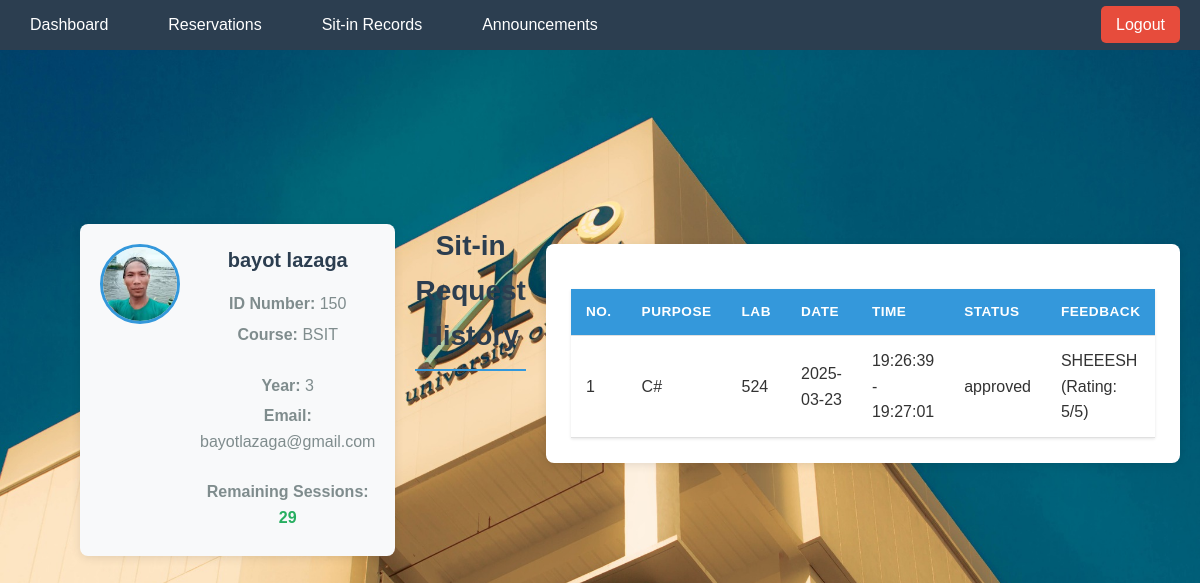
The app's page /student_sit_in_records.php (signed in) with its own data.
### tables this page shows
CREATE TABLE `users` (
  `idno` int(11) NOT NULL,
  `lastname` varchar(100) NOT NULL,
  `firstname` varchar(100) NOT NULL,
  `middlename` varchar(100) DEFAULT NULL,
  `course` varchar(50) NOT NULL,
  `year` varchar(10) NOT NULL,
  `email` varchar(150) NOT NULL,
  `username` varchar(100) NOT NULL,
  `password_hash` varchar(255) NOT NULL,
  `photo` varchar(255) DEFAULT 'default.png',
  `role` enum('admin','student') NOT NULL,
  `remaining_sessions` int(11) DEFAULT NULL
);

CREATE TABLE `sit_in_requests` (
  `id` int(11) NOT NULL,
  `student_id` int(11) NOT NULL,
  `lab_number` varchar(50) NOT NULL,
  `purpose` text NOT NULL,
  `status` enum('pending','approved','rejected','logged_out') DEFAULT 'pending',
  `feedback` text DEFAULT NULL,
  `subject_id` int(11) DEFAULT NULL,
  `is_active` tinyint(1) DEFAULT 0 COMMENT 'Flag to indicate if sit-in session is currently active',
  `start_time` datetime DEFAULT NULL COMMENT 'Time when the sit-in session started',
  `end_time` datetime DEFAULT NULL COMMENT 'Time when the sit-in session ended'
);

CREATE TABLE `subjects` (
  `id` int(11) NOT NULL,
  `subject_name` varchar(100) NOT NULL,
  `lab_number` varchar(50) NOT NULL,
  `date` date NOT NULL,
  `start_time` time NOT NULL,
  `end_time` time NOT NULL,
  `sessions` int(11) NOT NULL,
  `status` varchar(20) DEFAULT 'available'
);

### student_sit_in_records.php (the view, shortened to what this page needs)
<?php
$servername = "localhost";
$dbusername = "root";
$dbpassword = "";
$dbname = "my_database";
$conn = new mysqli($servername, $dbusername, $dbpassword, $dbname);
$student_id = $_SESSION['user_id'];
$sql = "SELECT r.id, r.subject_id, r.purpose, r.start_time, r.end_time, r.status,
        r.feedback, s.subject_name, s.lab_number
        FROM sit_in_requests r
        JOIN subjects s ON r.subject_id = s.id
        WHERE r.student_id = ? AND r.is_active = 0
        ORDER BY r.end_time DESC";
$stmt = $conn->prepare($sql);
$stmt->bind_param("s", $student_id);
$stmt->execute();
$result = $stmt->get_result();
?>
<!DOCTYPE html>
<html lang="en">
<head>
    <link rel="stylesheet" href="style.css">
</head>
<body>
<nav>
    <ul>
        <li><a href="home.php">Dashboard</a></li>
        <li><a href="reservations.php">Reservations</a></li>
        <li><a href="student_sit_in_records.php">Sit-in Records</a></li>
        <li><a href="announcements.php">Announcements</a></li>
    </ul>
    <div class="logout-container">
        <a href="logout.php">Logout</a>
    </div>
</nav>
<div class="container">
    <?php
    $userSql = "SELECT idno, firstname, lastname, username, email, course, photo, year
                FROM users
                WHERE idno = ?";
    $userStmt = $conn->prepare($userSql);
    $userStmt->bind_param("s", $student_id);
    $userStmt->execute();
    $userResult = $userStmt->get_result();
    $user = $userResult->fetch_assoc();
    $max_sessions = (in_array($user['course'], ['BSIT', 'BSCS'])) ? 30 : 15;
    $usedSql = "SELECT COUNT(*) as used FROM sit_in_requests WHERE student_id = ? AND status = 'approved'";
    $usedStmt = $conn->prepare($usedSql);
    $usedStmt->bind_param("s", $student_id);
    $usedStmt->execute();
    $usedResult = $usedStmt->get_result();
    $usedRow = $usedResult->fetch_assoc();
    $remaining_sessions = $max_sessions - $usedRow['used'];
    ?>
    <div style="display: flex; background-color: #f8f9fa; padding: 20px; border-radius: 8px; margin-bottom: 20px; box-shadow: 0 2px 10px rgba(0,0,0,0.1);">
        <div style="flex: 0 0 80px; margin-right: 20px;">
            <img src="<?php echo !empty($user['photo']) ? $user['photo'] : 'uploads/default.png'; ?>"
                 style="width: 80px; height: 80px; border-radius: 50%; object-fit: cover; border: 3px solid #3498db;"
                 alt="Profile Photo">
        </div>
        <div style="flex: 1;">
            <h2 style="margin: 0 0 10px 0; color: #2c3e50; font-size: 20px;">
                <?php echo htmlspecialchars($user['firstname'] . ' ' . $user['lastname']); ?>
            </h2>
            <div style="display: flex; flex-wrap: wrap; gap: 15px;">
                <div style="flex: 1; min-width: 150px;">
                    <p style="margin: 5px 0; color: #7f8c8d;"><strong>ID Number:</strong> <?php echo htmlspecialchars($user['idno']); ?></p>
                    <p style="margin: 5px 0; color: #7f8c8d;"><strong>Course:</strong> <?php echo htmlspecialchars($user['course']); ?></p>
                </div>
                <div style="flex: 1; min-width: 150px;">
                    <p style="margin: 5px 0; color: #7f8c8d;"><strong>Year:</strong> <?php echo htmlspecialchars($user['year']); ?></p>
                    <p style="margin: 5px 0; color: #7f8c8d;"><strong>Email:</strong> <?php echo htmlspecialchars($user['email']); ?></p>
                </div>
                <div style="flex: 1; min-width: 150px;">
                    <p style="margin: 5px 0; color: #7f8c8d;"><strong>Remaining Sessions:</strong> <span style="font-weight: bold; color: #27ae60;"><?php echo $remaining_sessions; ?></span></p>
                </div>
            </div>
        </div>
    </div>
    <h1>Sit-in Request History</h1>
    <div class="records-container">
        <?php if ($result->num_rows > 0): ?>
            <table class="records-table">
                <thead>
                    <tr>
                        <th>No.</th>
                        <th>Purpose</th>
                        <th>Lab</th>
                        <th>Date</th>
                        <th>Time</th>
                        <th>Status</th>
                        <th>Feedback</th>
                    </tr>
                </thead>
                <tbody>
                    <?php
                    $counter = 1;
                    while($row = $result->fetch_assoc()):
                    ?>
                    <tr>
                        <td><?php echo $counter++; ?></td>
                        <td><?php echo htmlspecialchars($row['purpose']); ?></td>
                        <td><?php echo htmlspecialchars($row['lab_number']); ?></td>
                        <td><?php echo date('Y-m-d', strtotime($row['end_time'])); ?></td>
                        <td><?php echo date('H:i:s', strtotime($row['start_time'])) . ' - ' . date('H:i:s', strtotime($row['end_time'])); ?></td>
                        <td><?php echo htmlspecialchars($row['status']); ?></td>
                        <td>
                            <?php if (!empty($row['feedback'])): ?>
                                <?php
                                $feedback = $row['feedback'];
                                echo htmlspecialchars($feedback);
                                ?>
                            <?php else: ?>
                                <button class="feedback-btn" onclick="openFeedbackModal(<?php echo $row['id']; ?>)">Provide Feedback</button>
                            <?php endif; ?>
                        </td>
                    </tr>
                    <?php endwhile; ?>
                </tbody>
            </table>
        <?php else: ?>
            <div class="no-records">
                <p>You don't have any completed sit-in sessions yet.</p>
            </div>
        <?php endif; ?>
    </div>
</div>
</body>
</html>

### style.css (style rules this page uses)
* { margin: 0; padding: 0; box-sizing: border-box; font-family: 'Poppins', sans-serif; }
body { font-family: Arial, sans-serif; background-color: #f4f4f4; margin: 0; padding: 0; text-align: left; display: block; }
nav { background: #2C3E50; width: 100%; padding: 12px 0; position: fixed; top: 0; left: 0; text-align: center; z-index: 1000; display: flex; justify-content: space-between; align-items: center; }
nav ul { list-style: none; padding: 0; margin: 0; display: flex; justify-content: center; }
nav ul li { margin: 0 15px; }
nav ul li a { text-decoration: none; color: white; font-size: 16px; padding: 10px 15px; transition: 0.3s; }
.logout-container { margin-right: 20px; }
.logout-container a { text-decoration: none; color: white; font-size: 16px; padding: 10px 15px; background: #e74c3c; border-radius: 5px; transition: 0.3s; }
body { background: url('ucmain.jpg') no-repeat center center fixed; background-size: cover; color: white; text-align: center; display: flex; flex-direction: column; align-items: center; justify-content: center; min-height: 100vh; }
.container { display: flex; flex-direction: row; align-items: flex-start; padding-top: 120px; width: 90%; max-width: 1200px; margin: auto; gap: 20px; }

### records on screen
users: photo (picture), firstname+lastname "bayot lazaga", idno "150", course "BSIT", year "3", email "bayotlazaga@gmail.com"
sit_in_requests: purpose "C#", subject.lab_number "524", end_time "2025-03-23", start_time "19:26:39", end_time "19:27:01", status "approved", feedback "SHEEESH (Rating: 5/5)"

### other values on screen
$remaining_sessions "29"
